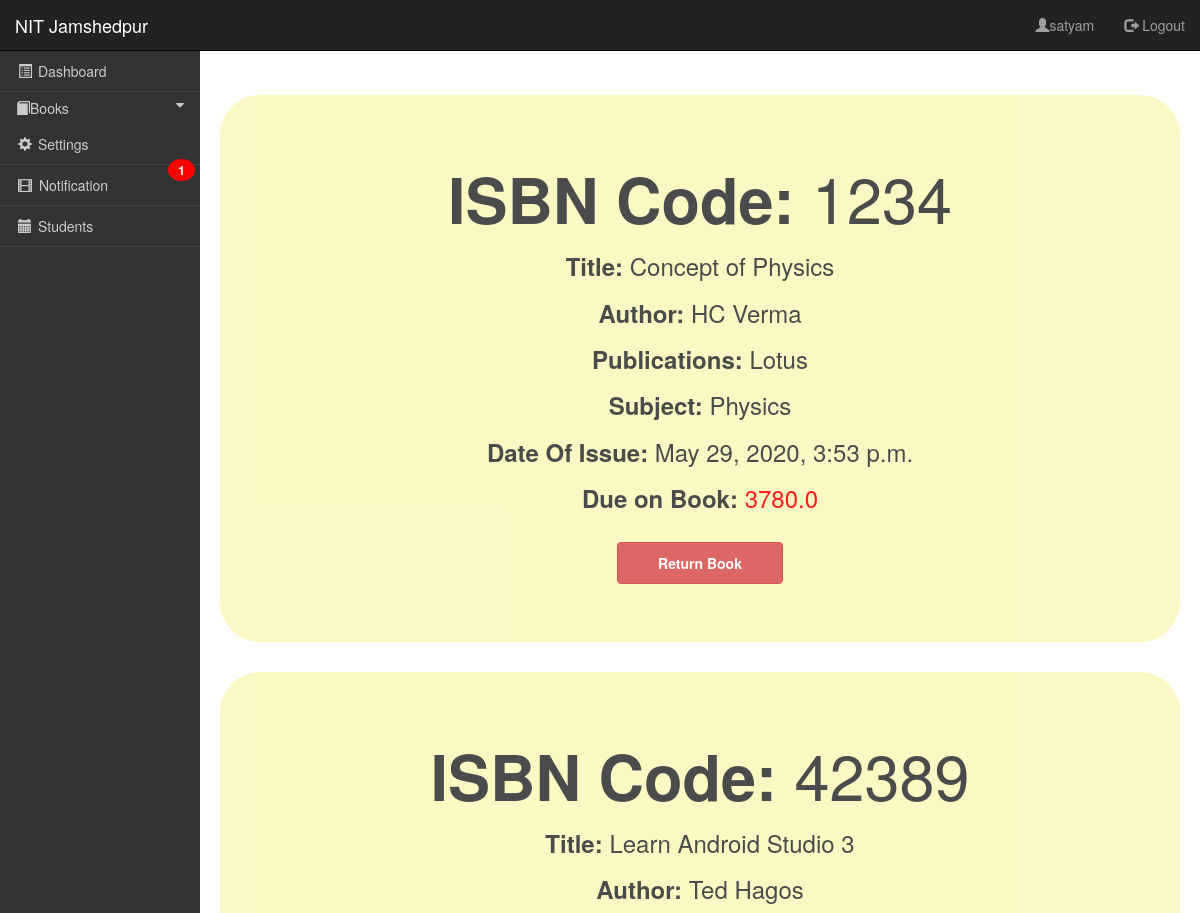
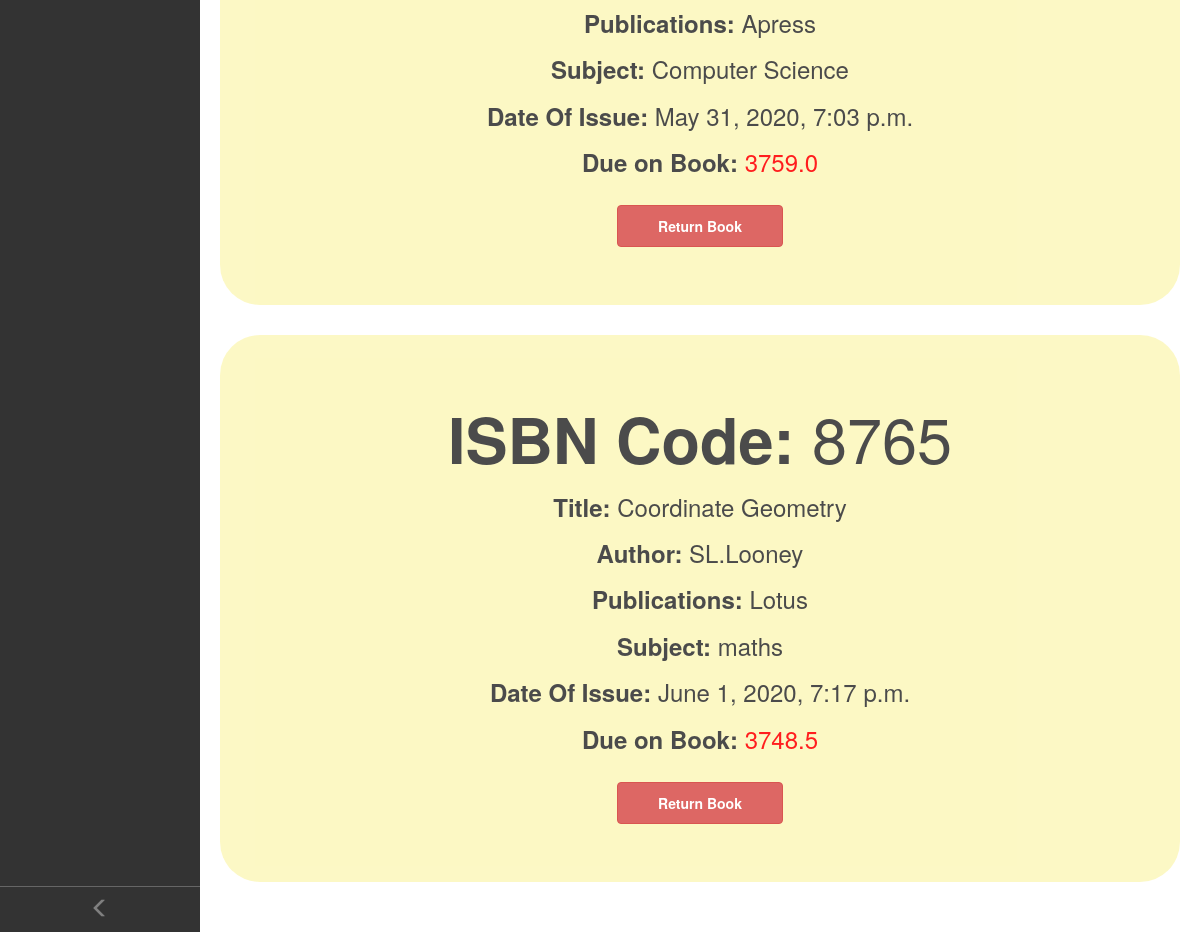
The page /librarian/student_transaction/1 (signed in) on the database its author committed (2 pictures, top to bottom).
### students/models.py (models this page shows, shortened)
class IssuedBooks(models.Model):
    student=models.ForeignKey('Student', related_name="Student_r", on_delete=models.CASCADE)
    books=models.ForeignKey(Books, related_name='issued_book', on_delete=models.CASCADE)
    date=models.DateTimeField(default=datetime.now(timezone.utc))
    dues = models.DecimalField(max_digits = 10, decimal_places = 2, default=0.00)
    active=models.BooleanField(default=True)
    def calculate_due(self):
        dt_n=datetime.now(timezone.utc)
        dt_i=self.date
        td= dt_n -dt_i
        print(td.days)
        if td.days > 8:
            self.dues = math.floor(td.days - 8)*10.50
        else:
            self.dues= 0.00
        self.save()

### books/models.py (models this page shows, shortened)
class Books(models.Model):
    isbn_code=models.CharField(max_length=30, unique=True)
    name=models.CharField(max_length=30)
    author=models.CharField(max_length=30)
    publications=models.CharField(max_length=30)
    subject=models.CharField(max_length=30)
    quantity=models.PositiveIntegerField()
    class Meta:
        ordering = ['name', 'author']
        unique_together = ("name", "author", "publications")

### librarian/views.py (the view)
# urls.py: path('student_transaction/<pk>', views.StudentCurrentTransaction, name='student_transaction'),
def StudentCurrentTransaction(request, pk):
    if request.session.has_key('libusername') :
        username= request.session['libusername']
        student_c=Student.objects.get(pk=pk)
        IB=IssuedBooks.objects.filter(student=student_c, active=True).select_related('books')
        for ib in IB:
            ib.calculate_due()
        return render(request, 'students/issued_books.html', {"librarian":"librarian", "username":username, "IB":IB, "studentpk":pk})

### librarian/templatetags/custom_filters.py (called while the page is built)
def numr(value):
    num=RequestBooks.objects.count()
    return num

### templates/students/issued_books.html (shortened to what this page needs)
<!DOCTYPE html>
{% extends "nav-librarian/nav-bar.html" %}
{% load static %}
    {% block body_block %}
      {% for book in IB %}
      <div class="jumbotron" style="margin-top: 15px; background-color: #fcf8bd; opacity: 0.88; border-radius: 40px;">
        <div class="container-fluid">
          <div class="row justify-content-md-center">
          <ul class="list-group list-group-flush" style="text-align:center">
            <h1><strong>ISBN Code:</strong> {{book.books.isbn_code}}</h1>
            <h3><strong>Title:</strong> {{book.books.name}}</h3>
            <h3><strong>Author:</strong> {{book.books.author}}</h3>
            <h3><strong>Publications:</strong> {{book.books.publications}}</h3>
            <h3><strong>Subject:</strong> {{book.books.subject}}</h3>
            <h3><strong>Date Of Issue:</strong> {{book.date}}</h3>
            {% if book.dues > 0 %}
            <h3><strong>Due on Book:</strong> <span style="color: red;">{{book.dues}}</span></h3>
            {% endif %}
          </ul>
          </div>
          {% if librarian and studentpk %}
            <div class="" style="text-align: center; padding: 10px">
              <a href="{% url 'librarian:return_book' pk1=studentpk pk2=book.books.pk %}"><button type="button" class="btn btn-danger" name="button" style="padding: 10px 40px;"><strong>Return Book</strong></button></a>
            </div>
          {% endif %}
        </div>
      </div>
      {% endfor %}
    {% endblock %}

### rows shown on the page
IssuedBooks: books.isbn_code "1234", books.name "Concept of Physics", books.author "HC Verma", books.publications "Lotus", books.subject "Physics", date "May 29, 2020, 3:53 p.m.", dues "3780.0"
IssuedBooks: books.isbn_code "42389", books.name "Learn Android Studio 3", books.author "Ted Hagos", books.publications "Apress", books.subject "Computer Science", date "May 31, 2020, 7:03 p.m.", dues "3759.0"
IssuedBooks: books.isbn_code "8765", books.name "Coordinate Geometry", books.author "SL.Looney", books.publications "Lotus", books.subject "maths", date "June 1, 2020, 7:17 p.m.", dues "3748.5"

### other values the page prints
{{ username }} "satyam"
{{ 1|numr }} "1"
